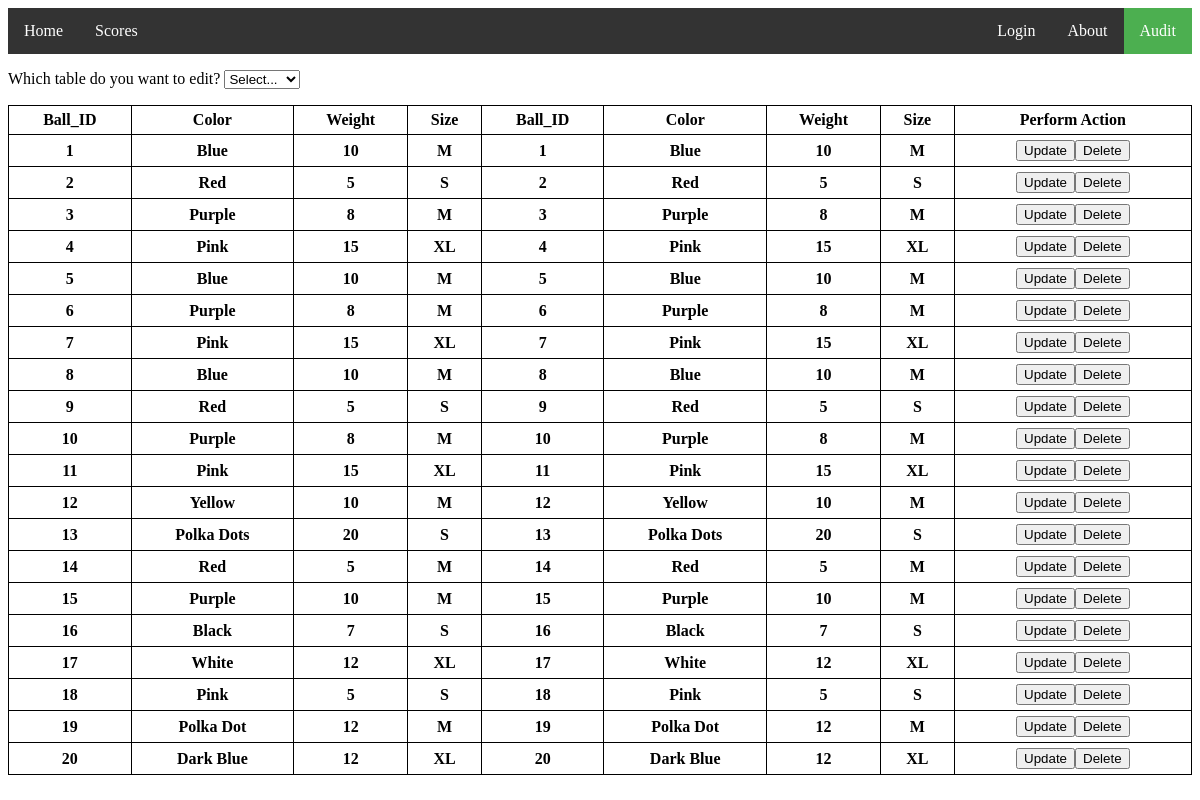
The page /audit.php on the database its author committed.
### tables this page shows
CREATE TABLE Ball (
  Ball_ID  INT          PRIMARY KEY AUTO_INCREMENT,
  Color    VARCHAR(20)  NOT NULL,
  Weight   INT          NOT NULL,
  Size     ENUM('XS', 'S', 'M', 'L', 'XL', 'XXL') NOT NULL,
  CHECK (Weight > 0)
);

### public_html/audit.php (the view, shortened to what this page needs)
<!DOCTYPE html>
<html>
<head>
    <link rel="stylesheet" type="text/css" href="index.css">
    <link rel="stylesheet" type="text/css" href="audit.css">
</head>
<body>
<?php
function retrieveAndPrintAllFromTable($tableName)
{
    $conn = connectToDatabase();
    $queryAllColumns = "SELECT Column_name FROM Information_schema.columns WHERE Table_name LIKE '$tableName';";
    $allColumns = $conn->query($queryAllColumns);
    $queryToGetAllDataOfATable = "SELECT * FROM $tableName";
    $result = $conn->query($queryToGetAllDataOfATable);
    createTableOnWebpage($allColumns, $result);
}
function createTableOnWebpage($allColumns, $result)
{
    $allColumnsAsArray = array();
    echo "<table style =\"width:100%\">";
    echo "<tr>";
    if ($allColumns->num_rows > 0) {
        while ($row = $allColumns->fetch_assoc()) {
            array_push($allColumnsAsArray, $row["Column_name"]);
            echo "<th>" . $row["Column_name"] . "</th>";
        }
        echo "<th> Perform Action </th>";
        echo "</tr>";
    } else {
        echo "0 results";
    }
    if ($result->num_rows > 0) {
        while ($row = $result->fetch_assoc()) {
            echo "<tr>";
            foreach ($allColumnsAsArray as $column) {
                echo "<th>" . $row[$column] . "</th>";
            }
            echo "<th> <button type=button>Update</button><button type=button>Delete</button></th>" .
                "</tr>";
        }
    } else {
        echo "0 results";
    }
    echo "</table>";
}
?>
<ul>
    <li><a href="index.php">Home</a></li>
    <li><a href="scores.php">Scores</a></li>
    <li style="float:right"><a class="active" href="audit.php">Audit</a></li>
    <li style="float:right"><a href="about.php">About</a></li>
    <li style="float:right"><a href="loginF.php">Login</a></li>
</ul>
<p>
    Which table do you want to edit?
    <select name="bowlingAudit">
        <option value="">Select...</option>
    </select>
</p>
<?php retrieveAndPrintAllFromTable('Ball') ?>
</body>
</html>

### public_html/index.css (style rules this page uses)
ul { list-style-type: none; margin: 0; padding: 0; overflow: hidden; background-color: #333; }
li { float: left; }
li a { display: block; color: white; text-align: center; padding: 14px 16px; text-decoration: none; }
.active { background-color: #4CAF50; }

### public_html/audit.css (style rules this page uses)
table, th, td { border: 1px solid black; border-collapse: collapse; }
th, td { padding: 5px; }

### rows shown on the page
ball: Ball_ID "1", Color "Blue", Weight "10", Size "M"
ball: Ball_ID "2", Color "Red", Weight "5", Size "S"
ball: Ball_ID "3", Color "Purple", Weight "8", Size "M"
ball: Ball_ID "4", Color "Pink", Weight "15", Size "XL"
ball: Ball_ID "5", Color "Blue", Weight "10", Size "M"
ball: Ball_ID "6", Color "Purple", Weight "8", Size "M"
ball: Ball_ID "7", Color "Pink", Weight "15", Size "XL"
ball: Ball_ID "8", Color "Blue", Weight "10", Size "M"
ball: Ball_ID "9", Color "Red", Weight "5", Size "S"
ball: Ball_ID "10", Color "Purple", Weight "8", Size "M"
ball: Ball_ID "11", Color "Pink", Weight "15", Size "XL"
ball: Ball_ID "12", Color "Yellow", Weight "10", Size "M"
ball: Ball_ID "13", Color "Polka Dots", Weight "20", Size "S"
ball: Ball_ID "14", Color "Red", Weight "5", Size "M"
ball: Ball_ID "15", Color "Purple", Weight "10", Size "M"
ball: Ball_ID "16", Color "Black", Weight "7", Size "S"
ball: Ball_ID "17", Color "White", Weight "12", Size "XL"
ball: Ball_ID "18", Color "Pink", Weight "5", Size "S"
ball: Ball_ID "19", Color "Polka Dot", Weight "12", Size "M"
ball: Ball_ID "20", Color "Dark Blue", Weight "12", Size "XL"

### other values the page prints
$row["Column_name"] "Ball_ID"
$row["Column_name"] "Color"
$row["Column_name"] "Weight"
$row["Column_name"] "Size"
